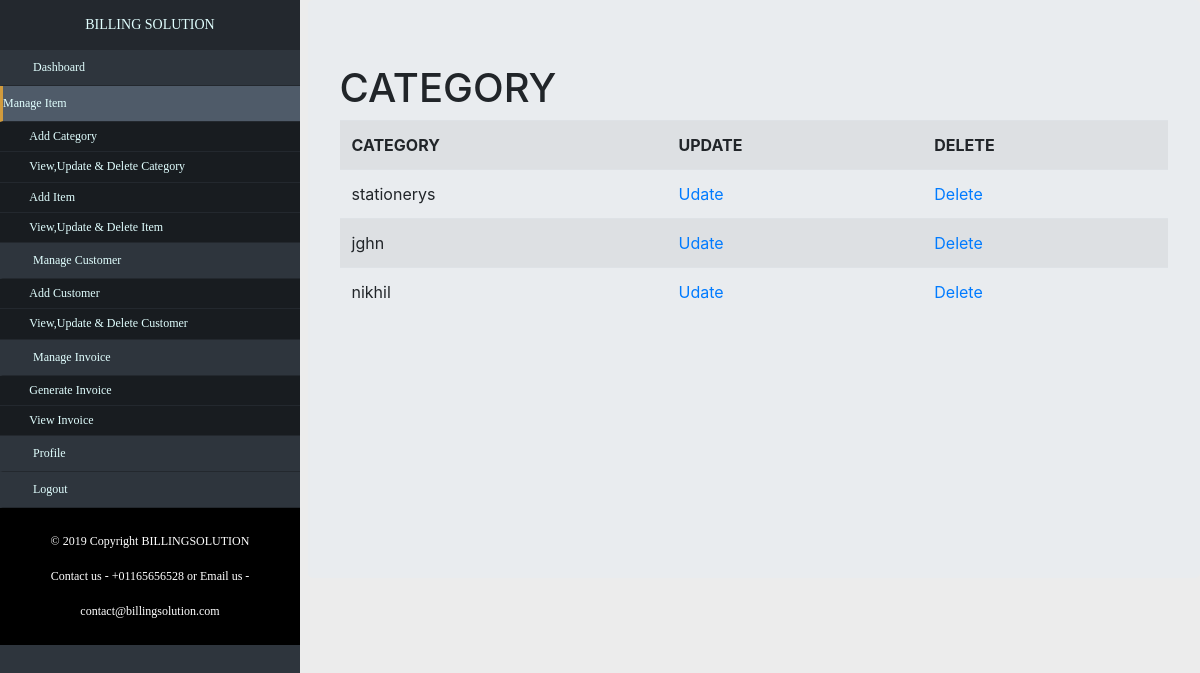
Screenshot of /category/ (signed in) with the database file from the repository.
### UserApp/models.py (models this page shows, shortened)
class Category(models.Model):
    username = models.ForeignKey(User,on_delete=models.CASCADE)
    category = models.CharField(max_length=20)

### UserApp/views.py (the view)
# urls.py: path('category/',views.CategoryListView.as_view(),name='cat-list'),
class CategoryListView(LoginRequiredMixin,ListView):
    login_url = 'UserApp:loginpage'
    model=models.Category
    template_name='UserApp/category_list.html'

### UserApp/templates/UserApp/category_list.html
<!DOCTYPE html>
{% extends "baseinner.html" %}
{% block body_block %}
<h1>CATEGORY</h1>
<table class="table table-striped">
<tr>
  <th>CATEGORY</th>
  <th>UPDATE</th>
  <th>DELETE</th>
</tr>
  {% for obj in object_list %}
        {% if request.user == obj.username %}
        <tr>
            <td>{{ obj.category }}</td>
            <td><a href="{% url 'UserApp:catinfo-update' obj.id %}">Udate</a></td>
            <td><a href="{% url 'UserApp:catinfo-delete' obj.id %}">Delete</a></td>
        </tr>
        {% endif %}
    {% endfor %}
</table>
{% endblock %}

### static/css/baseinnercss.css (style rules this page uses)
body { background-color:rgb(236,236,236); }

### rows the page displays
Category: category "stationerys"
Category: category "jghn"
Category: category "nikhil"
